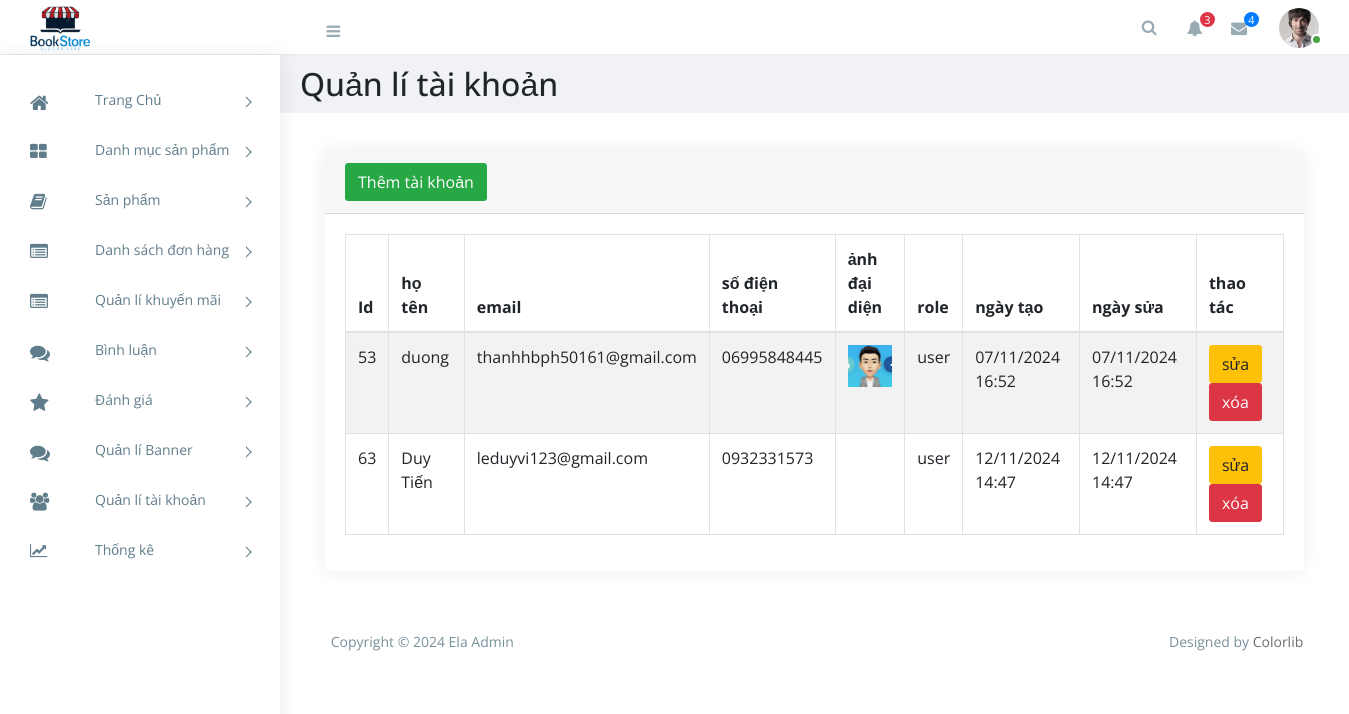
/admin/index.php?act=user, run on an earlier commit of the app's database.
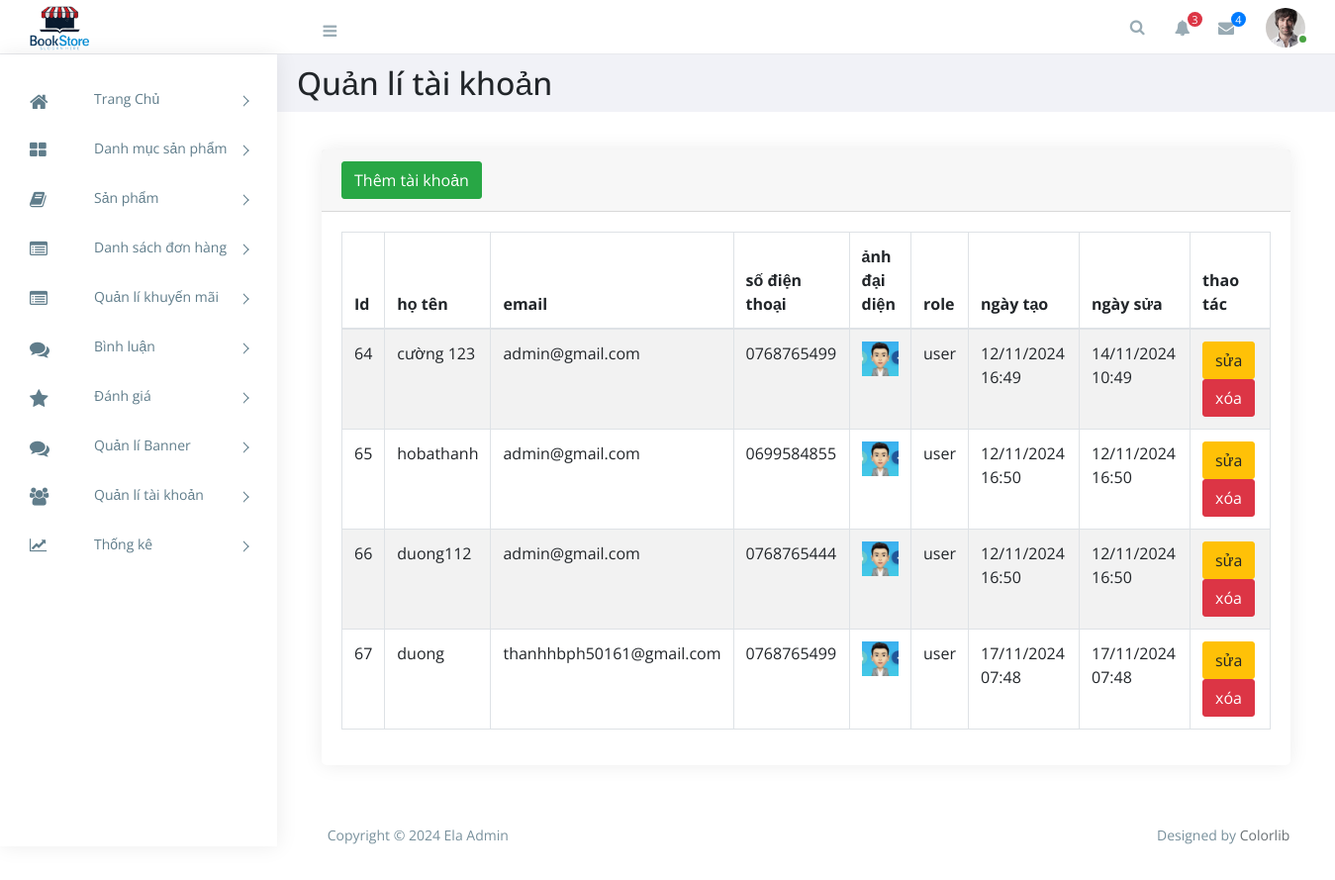
And on a later commit of the database.
### tables this page shows
CREATE TABLE `users` (
  `id` int NOT NULL,
  `name` varchar(255) NOT NULL,
  `email` varchar(255) NOT NULL,
  `password` varchar(255) NOT NULL,
  `phone` varchar(15) NOT NULL,
  `avatar` varchar(255) NOT NULL,
  `role` enum('user','admin') DEFAULT 'user',
  `created_at` timestamp NULL DEFAULT CURRENT_TIMESTAMP,
  `updated_at` timestamp NULL DEFAULT CURRENT_TIMESTAMP ON UPDATE CURRENT_TIMESTAMP
);

### admin/controllers/UserController.php (called while the page is built, shortened)
<?php
class UserController
{
    private $modelUser;
    public function __construct() {
        $this->modelUser=new User();
    }
    public function views_user() {
        $users = $this->modelUser->getAll();
        require_once './views/user/listuser.php';
    }
}
?>

### commons/core.php (called while the page is built, shortened)
<?php
function connectDB() {
    $host = DB_HOST;
    $port = DB_PORT;
    $dbname = DB_NAME;
    try {
        $conn = new PDO("mysql:host=$host;port=$port;dbname=$dbname", DB_USERNAME, DB_PASSWORD);
        $conn->setAttribute(PDO::ATTR_ERRMODE, PDO::ERRMODE_EXCEPTION);
        $conn->setAttribute(PDO::ATTR_DEFAULT_FETCH_MODE, PDO::FETCH_ASSOC);
        return $conn;
    } catch (PDOException $e) {
        echo ("Connection failed: " . $e->getMessage());
    }
}
?>

### admin/models/User.php (called while the page is built, shortened)
<?php
class User
{
    private $conn;
    public function __construct() {
        $this->conn=connectDB();
    }
    public function getAll() {
    try{
        $sql = "SELECT * FROM users WHERE role = 'user' ORDER BY id ASC";
        $stmt = $this->conn->prepare($sql);
        $stmt->execute();
        return $stmt->fetchAll();
    }catch (PDOException $e) {
        echo "Connection failed: " . $e->getMessage();
    }
    }
}
?>

### admin/views/user/listuser.php (the view, shortened to what this page needs)
<div class="container-fluid">
        <section class="content-header">
            <div class="container-fluid">
              <div class="row mb-2">
                <div class="col-sm-6" style="padding:10px 5px;">
                  <h2>Quản lí tài khoản</h2>
                </div>
              </div>
            </div>
          </section>
          <section class="content">
                  <div class="card">
                  <div class="card-header">
                      <a href="<?= BASE_URL_ADMIN . '?act=add-user' ?>" class="btn btn-success">Thêm tài khoản</a>
                    </div>
                    <div class="card-body">
                      <table id="example1" class="table table-bordered table-striped">
                        <thead>
                          <tr>
                            <th>Id</th>
                            <th>họ tên</th>
                            <th>email</th>
                            <th>số điện thoại</th>
                            <th>ảnh đại diện</th>
                            <th>role</th>
                            <th>ngày tạo </th>
                            <th>ngày sửa</th>
                            <th>thao tác</th>
                          </tr>
                        </thead>
                        <tbody>
                          <?php foreach($users as $user){ ?>
                            <tr>
                              <td><?= $user['id'] ?></td>
                              <td><?= $user['name'] ?></td>
                              <td><?= $user['email'] ?></td>
                              <td><?= $user['phone'] ?></td>
                              <td>
                                <img src="<?= $user['avatar'] ?>" style="width:100px" alt="" >
                              </td>
                              <td><?= $user['role'] ?></td>
                              <td><?= date('d/m/Y H:i', strtotime($user['created_at']))?></td>
                              <td><?= date('d/m/Y H:i', strtotime($user['updated_at'] ))?></td>
                              <td>
                                <a href="<?= BASE_URL_ADMIN . '?act=edit-user&id=' . $user['id'] ?>">
                                  <button class="btn btn-warning">sửa</button>
                                </a>
                                <a href="<?= BASE_URL_ADMIN . '?act=delete-user&id=' . $user['id'] ?>">
                                  <button class="btn btn-danger" onclick="return confirm('bạn có muốn xóa không ?')"> xóa</button>
                                </a>
                              </td>
                            </tr>
                        <?php } ?>
                        </tbody>
                      </table>
                    </div>
                  </div>
                </div>
              </div>

What changed in the data, as far as the page shows it:
removed users: id "53", name "duong", email "thanhhbph50161@gmail.com", phone "06995848445", avatar (placeholder picture), role "user", created_at "07/11/2024 16:52", updated_at "07/11/2024 16:52"
removed users: id "63", name "Duy Tiến", email "leduyvi123@gmail.com", phone "0932331573", role "user", created_at "12/11/2024 14:47", updated_at "12/11/2024 14:47"
added users: id "64", name "cường 123", email "admin@gmail.com", phone "0768765499", avatar (placeholder picture), role "user", created_at "12/11/2024 16:49", updated_at "14/11/2024 10:49"
added users: id "65", name "hobathanh", email "admin@gmail.com", phone "0699584855", avatar (placeholder picture), role "user", created_at "12/11/2024 16:50", updated_at "12/11/2024 16:50"
added users: id "66", name "duong112", email "admin@gmail.com", phone "0768765444", avatar (placeholder picture), role "user", created_at "12/11/2024 16:50", updated_at "12/11/2024 16:50"
added users: id "67", name "duong", email "thanhhbph50161@gmail.com", phone "0768765499", avatar (placeholder picture), role "user", created_at "17/11/2024 07:48", updated_at "17/11/2024 07:48"
